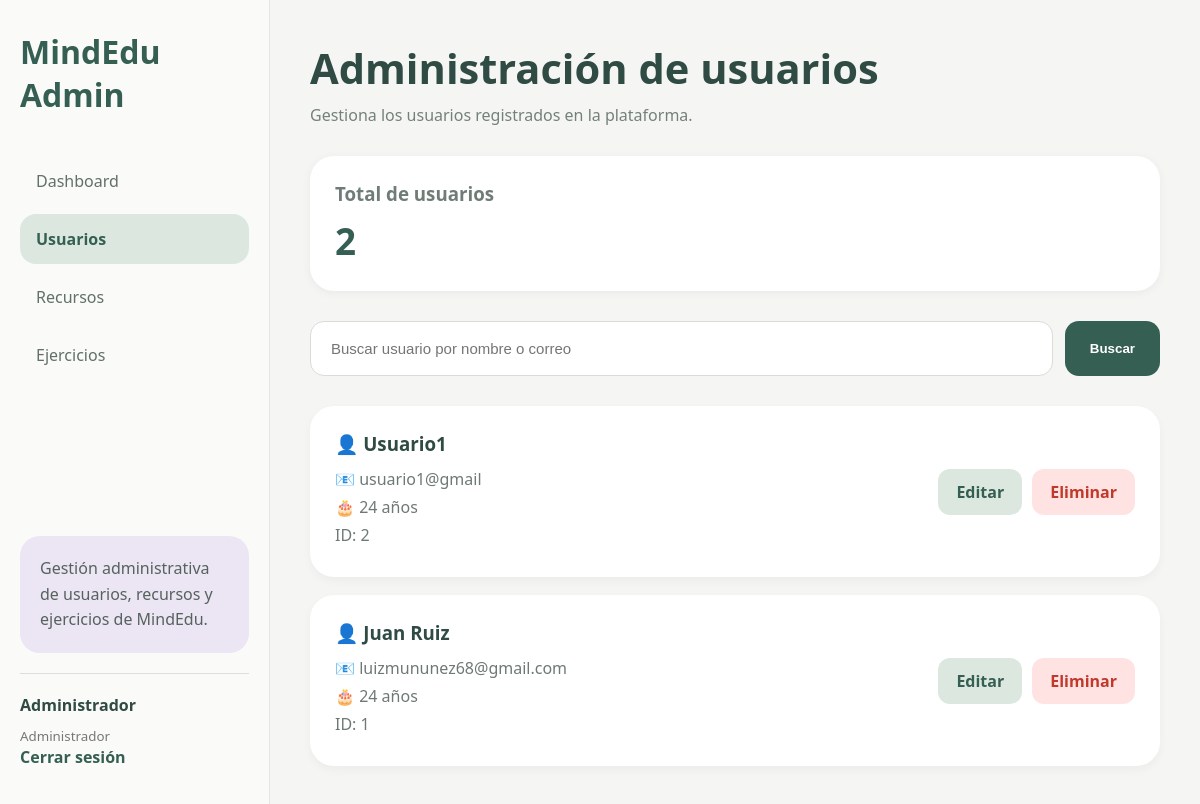
Page /admin/usuarios.php (signed in) on the committed database.
### tables this page shows
CREATE TABLE `usuarios` (
  `id` int(11) NOT NULL,
  `nombre` varchar(150) NOT NULL,
  `email` varchar(150) NOT NULL,
  `edad` int(11) NOT NULL,
  `password` varchar(255) NOT NULL,
  `idioma` varchar(10) DEFAULT 'es',
  `texto_grande` tinyint(1) DEFAULT 0,
  `alto_contraste` tinyint(1) DEFAULT 0,
  `reducir_movimiento` tinyint(1) DEFAULT 0,
  `fecha_registro` timestamp NULL DEFAULT current_timestamp(),
  `visitas` int(11) DEFAULT 0
);

### admin/usuarios.php (the view, shortened to what this page needs)
<?php
require_once("../config/database.php");
$busqueda = $_GET['buscar'] ?? '';
$sql = "
SELECT *
FROM usuarios
WHERE nombre LIKE ?
OR email LIKE ?
ORDER BY id DESC
";
$like = "%".$busqueda."%";
$stmt = $conn->prepare($sql);
$stmt->bind_param(
    "ss",
    $like,
    $like
);
$stmt->execute();
$usuarios =
$stmt->get_result();
$totalUsuarios =
$conn
->query("
SELECT COUNT(*) total
FROM usuarios
")
->fetch_assoc()['total'];
?>
<!DOCTYPE html>
<html lang="es">
<head>
<link
rel="stylesheet"
href="../css/admin.css"
>
</head>
<body>
<div class="container">
    <aside class="sidebar">
        <h2>
            MindEdu Admin
        </h2>
        <nav>
            <ul>
                <li>
                    <a href="dashboard_admin.php">
                        Dashboard
                    </a>
                </li>
                <li>
                    <a
                        href="usuarios.php"
                        class="active"
                    >
                        Usuarios
                    </a>
                </li>
                <li>
                    <a href="subir_recurso.php">
                        Recursos
                    </a>
                </li>
                <li>
                    <a href="subir_ejercicio.php">
                        Ejercicios
                    </a>
                </li>
            </ul>
        </nav>
        <div class="support">
            <p>
                Gestión administrativa
                de usuarios, recursos
                y ejercicios de MindEdu.
            </p>
        </div>
        <div class="user">
            <p>
                <strong>
                    <?php
                    echo $_SESSION['admin_nombre'];
                    ?>
                </strong>
            </p>
            <small>
                Administrador
            </small>
            <p>
                <a
                    href="../config/logout_admin.php"
                >
                    Cerrar sesión
                </a>
            </p>
        </div>
    </aside>
    <main class="admin-main">
        <div class="page-header">
            <h1>
                Administración de usuarios
            </h1>
            <p>
                Gestiona los usuarios registrados
                en la plataforma.
            </p>
        </div>
        <div class="stats-card">
            <h3>
                Total de usuarios
            </h3>
            <span>
                <?php echo $totalUsuarios; ?>
            </span>
        </div>
        <form
            method="GET"
            class="search-form"
        >
            <input
                type="text"
                name="buscar"
                value="<?php echo htmlspecialchars($busqueda); ?>"
                placeholder="Buscar usuario por nombre o correo"
            >
            <button
                type="submit"
            >
                Buscar
            </button>
        </form>
        <div class="users-grid">
        <?php if($usuarios->num_rows > 0): ?>
            <?php while($usuario = $usuarios->fetch_assoc()): ?>
                <div class="user-card">
                    <div class="user-info">
                        <h3>
                            👤
                            <?php
                            echo htmlspecialchars(
                                $usuario['nombre']
                            );
                            ?>
                        </h3>
                        <p>
                            📧
                            <?php
                            echo htmlspecialchars(
                                $usuario['email']
                            );
                            ?>
                        </p>
                        <p>
                            🎂
                            <?php
                            echo $usuario['edad'];
                            ?>
                            años
                        </p>
                        <p>
                            ID:
                            <?php
                            echo $usuario['id'];
                            ?>
                        </p>
                    </div>
                    <div class="user-actions">
                        <a
                            href="editar_usuario.php?id=<?php echo $usuario['id']; ?>"
                            class="edit-btn"
                        >
                            Editar
                        </a>
                        <a
                            href="../config/eliminar_usuario.php?id=<?php echo $usuario['id']; ?>"
                            class="delete-btn"
                            onclick="return confirm('¿Deseas eliminar este usuario?');"
                        >
                            Eliminar
                        </a>
                    </div>
                </div>
            <?php endwhile; ?>
        <?php else: ?>
            <div class="no-users">
                No se encontraron usuarios.
            </div>
        <?php endif; ?>
        </div>
    </main>
</div>
</body>
</html>

### css/admin.css (style rules this page uses)
* { margin:0; padding:0; box-sizing:border-box; }
body { font-family:'Segoe UI',sans-serif; background:#f5f6f3; color:#2f4b43; }
.container { display:flex; min-height:100vh; }
.sidebar { width:270px; background:#fafaf8; border-right:1px solid #e3e7e2; display:flex; flex-direction:column; padding:30px 20px; }
.sidebar h2 { color:#355f53; font-size:2rem; margin-bottom:40px; }
.sidebar nav ul { list-style:none; }
.sidebar nav ul li { margin-bottom:8px; }
.sidebar nav ul li a { display:block; padding:14px 16px; border-radius:16px; color:#617069; text-decoration:none; transition:.3s; }
.sidebar nav ul li a:hover, .sidebar nav ul li a.active { background:#dce8df; color:#355f53; font-weight:600; }
.support { margin-top:auto; background:#ece5f4; padding:20px; border-radius:20px; margin-bottom:20px; }
.support p { color:#56625d; line-height:1.6; }
.user { border-top:1px solid #ddd; padding-top:20px; }
.user p { margin-bottom:8px; }
.user small { color:#777; }
.user a { color:#355f53; text-decoration:none; font-weight:600; }
.admin-main { flex:1; padding:40px; overflow-y:auto; }
.page-header { margin-bottom:30px; }
.page-header h1 { font-size:2.6rem; color:#2f4b43; margin-bottom:8px; }
.page-header p { color:#74807b; }
.stats-card { background:white; border-radius:24px; padding:25px; margin-bottom:30px; box-shadow: 0 2px 10px rgba(0,0,0,.05); }
.stats-card h3 { color:#6f7d76; margin-bottom:10px; }
.stats-card span { font-size:2.3rem; font-weight:bold; color:#355f53; }
.search-form { display:flex; gap:12px; margin-bottom:30px; }
.search-form input { flex:1; height:55px; border:1px solid #d8ddd8; border-radius:14px; padding:0 20px; font-size:15px; background:white; }
.search-form button { border:none; background:#355f53; color:white; padding:0 25px; border-radius:14px; cursor:pointer; font-weight:600; }
.users-grid { display:flex; flex-direction:column; gap:18px; }
.user-card { background:white; border-radius:24px; padding:25px; display:flex; justify-content:space-between; align-items:center; box-shadow: 0 4px 10px rgba(0,0,0,.04); }
.user-info h3 { color:#2f4b43; margin-bottom:12px; }
.user-info p { color:#6e7974; margin-bottom:6px; }
.user-actions { display:flex; gap:10px; }
.edit-btn { background:#dce8df; color:#355f53; text-decoration:none; padding:12px 18px; border-radius:12px; font-weight:600; }
.delete-btn { background:#ffe3e3; color:#c0392b; text-decoration:none; padding:12px 18px; border-radius:12px; font-weight:600; }

### rows in the picture
usuarios: nombre "Usuario1", email "usuario1@gmail", edad "24", id "2"
usuarios: nombre "Juan Ruiz", email "luizmununez68@gmail.com", edad "24", id "1"

### other values in the picture
$_SESSION['admin_nombre'] "Administrador"
$totalUsuarios "2"
